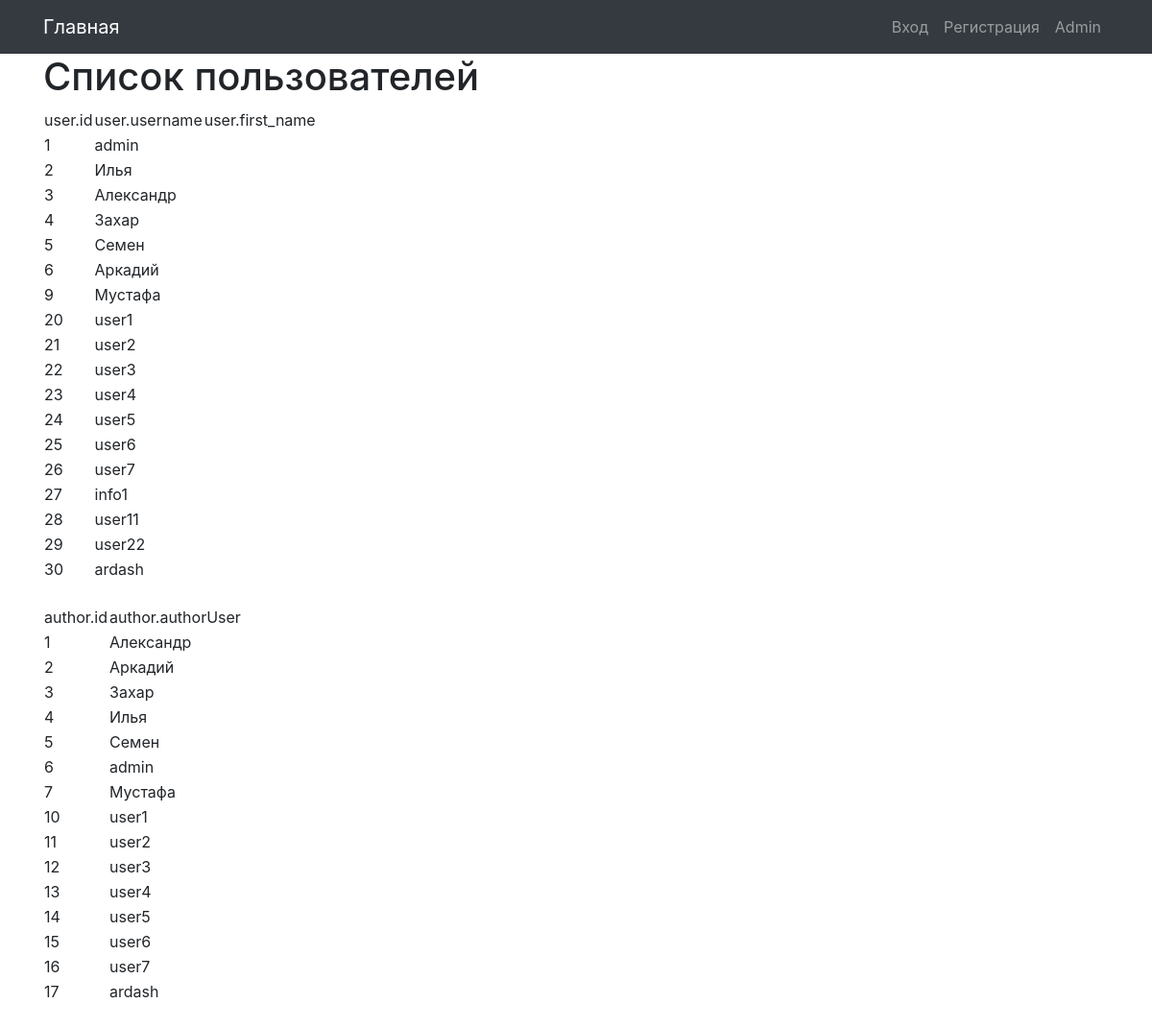
/users/, run on the app's committed database.
### ads/models.py (models this page shows, shortened)
class Author(models.Model):
    authorUser = models.OneToOneField(User, on_delete=models.CASCADE)
    class Meta:
        verbose_name = 'Автор'
        verbose_name_plural = 'Авторы'

### ads/views.py (the view)
# urls.py: path('users/', views.UserList.as_view(), name='users'),
class UserList(ListView):
    model = User
    template_name = 'users-list.html'
    def get_context_data(self, **kwargs):
        context = super().get_context_data(**kwargs)
        context['users'] = User.objects.all()
        context['authors'] = Author.objects.all()
        return context

### templates/users-list.html (shortened to what this page needs)
{% extends 'default.html' %}
{% block title %}
Список пользователей
{% endblock title %}
{% block content %}
{% if users %}
<table>
    <tr>
        <td>
            user.id
        </td>
        <td>
            user.username
        </td>
        <td>
            user.first_name
        </td>
    </tr>
    {% for user in users %}
    <tr>
        <td>
            {{ user.id }}
        </td>
        <td>
            {{ user.username }}
        </td>
        <td>
        </td>
    </tr>
    {% endfor %}
</table>
<br>
<table>
    <tr>
        <td>
            author.id
        </td>
        <td>
            author.authorUser
        </td>
    </tr>
    {% for author in authors %}
    <tr>
        <td>
            {{ author.id }}
        </td>
        <td>
            {{ author.authorUser }}
        </td>
    </tr>
    {% endfor %}
</table>
<br>
{% endif %}
{% endblock content %}

### data on the page
Author: id "1", authorUser "Александр"
Author: id "2", authorUser "Аркадий"
Author: id "3", authorUser "Захар"
Author: id "4", authorUser "Илья"
Author: id "5", authorUser "Семен"
Author: id "6", authorUser "admin"
Author: id "7", authorUser "Мустафа"
Author: id "10", authorUser "user1"
Author: id "11", authorUser "user2"
Author: id "12", authorUser "user3"
Author: id "13", authorUser "user4"
Author: id "14", authorUser "user5"
Author: id "15", authorUser "user6"
Author: id "16", authorUser "user7"
Author: id "17", authorUser "ardash"

### other printed values
{{ user.id }} "1"
{{ user.username }} "admin"
{{ user.id }} "2"
{{ user.username }} "Илья"
{{ user.id }} "3"
{{ user.username }} "Александр"
{{ user.id }} "4"
{{ user.username }} "Захар"
{{ user.id }} "5"
{{ user.username }} "Семен"
{{ user.id }} "6"
{{ user.username }} "Аркадий"
{{ user.id }} "9"
{{ user.username }} "Мустафа"
{{ user.id }} "20"
